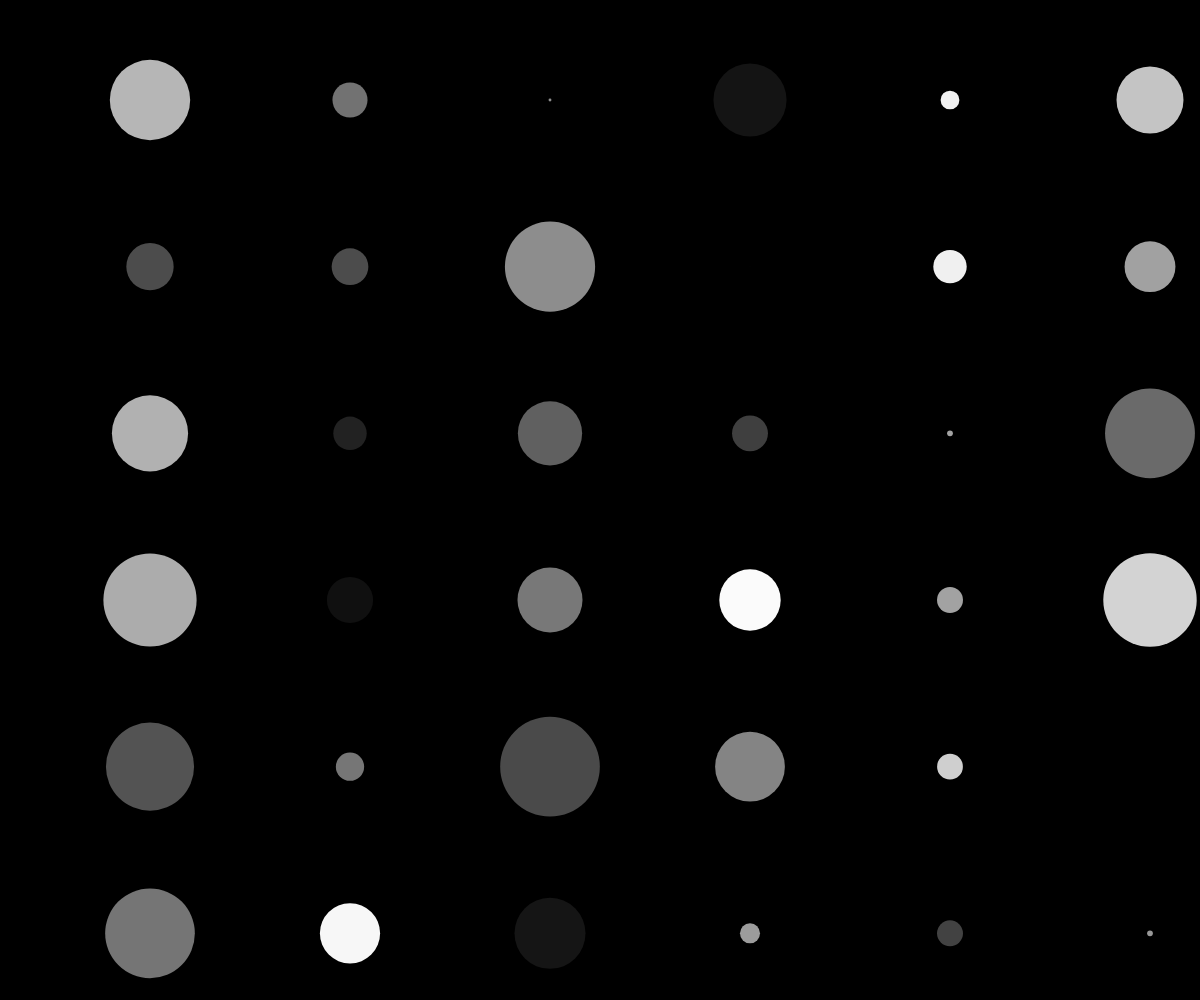
Frame 1 (no input)
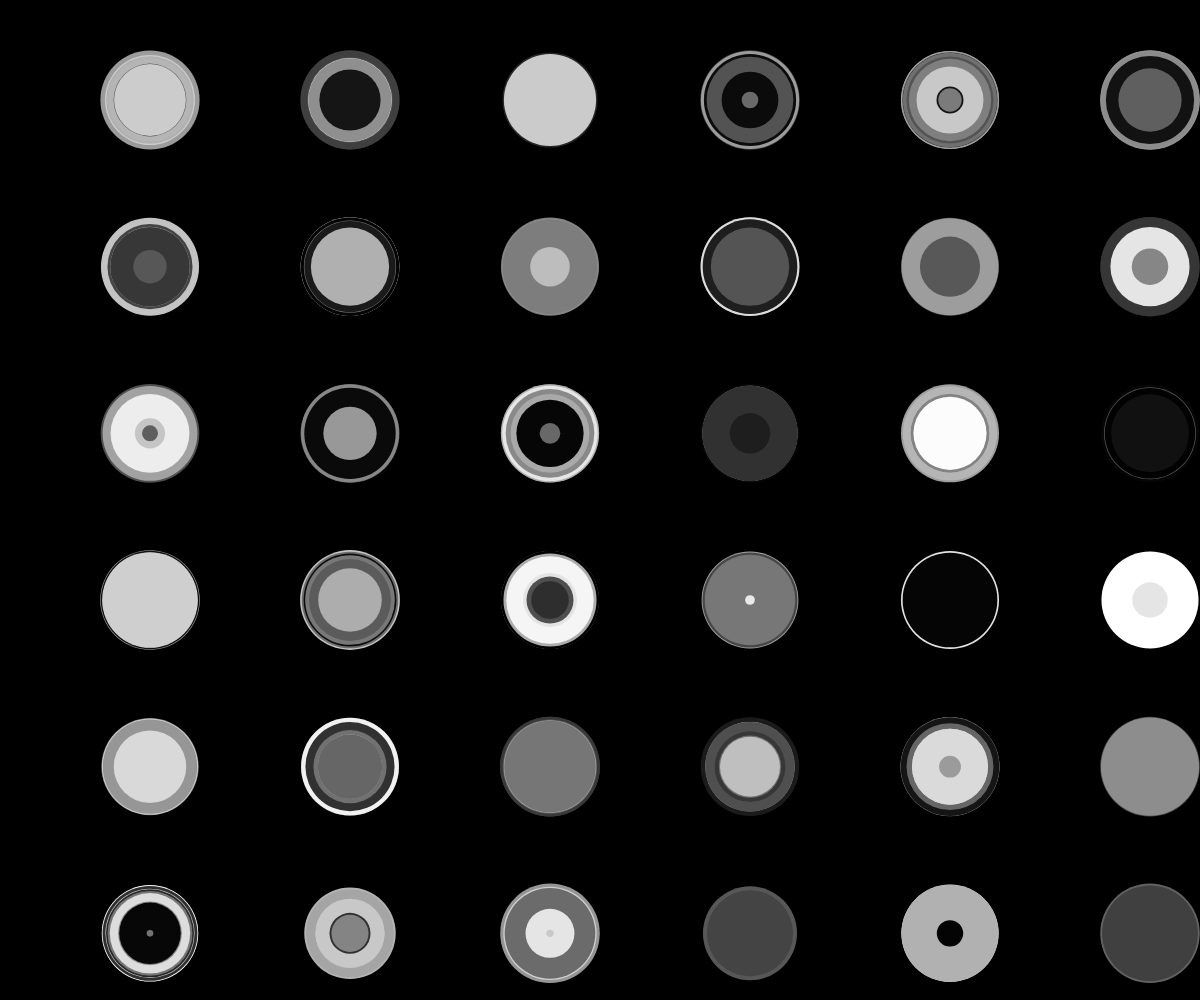
Frame 60 (no input)
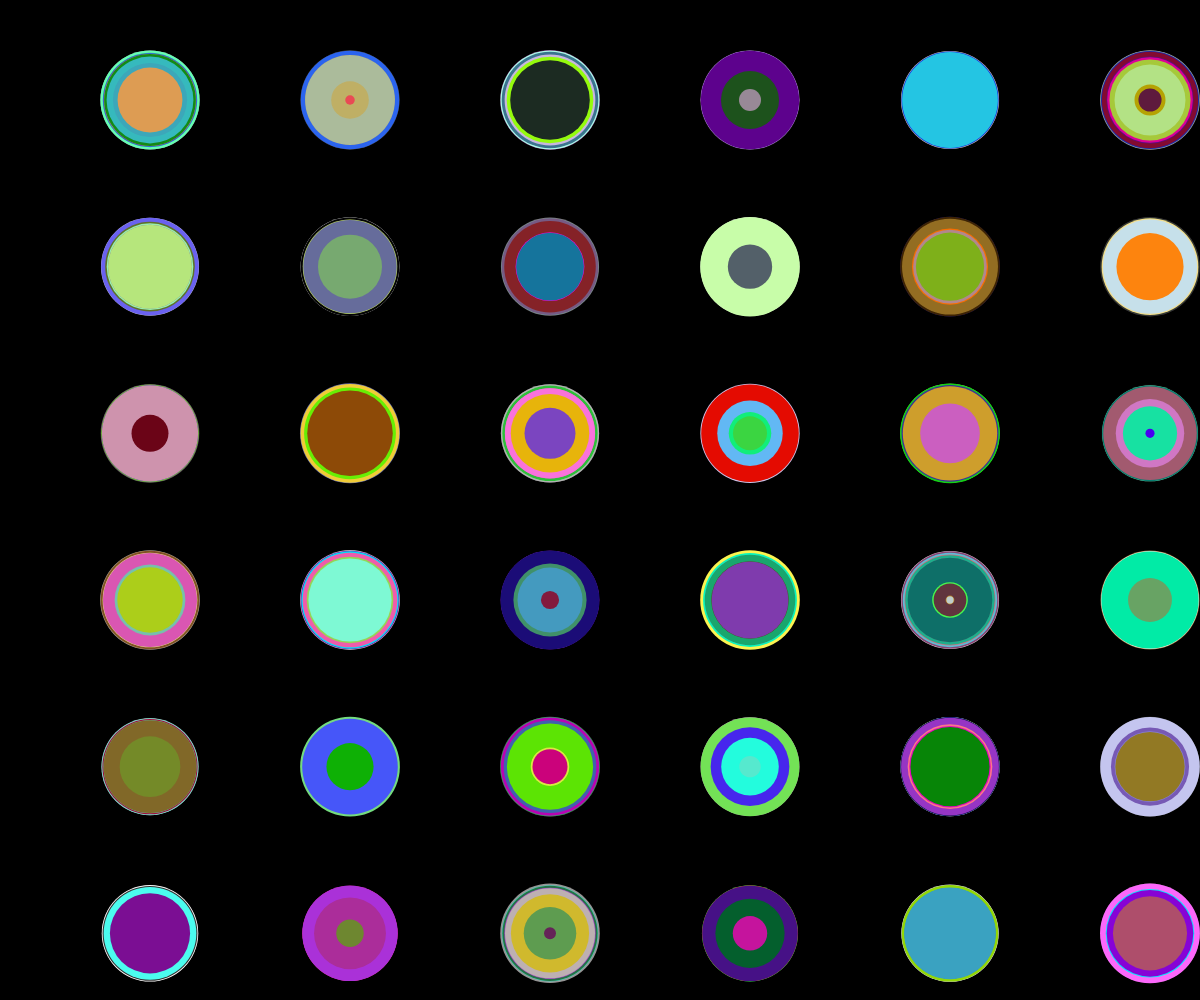
Frame 120 (the mouse pressed at the canvas centre since frame 60)

The p5.js sketch that drew these frames (run headless with seeded random() and noise() and a simulated clock; from frame 60 on, the mouse is pressed at the canvas centre):

// p5.js sketch
// ── sketch.js


function setup() {
createCanvas(windowWidth,windowHeight);
background(0);
frameRate(30);

}

function draw() {

noStroke();
// changing the origin point of the circles and squres to the middle of the shape
ellipseMode(CENTER);
rectMode(CENTER);

// Creating random size circles every 1/6 of the width starting from (150,100) on a Grayscale, if mouseIsPressed create color circles bettwen (0-255)
//
for( let i = 150; i < width; i = i + width/6){
  for( let j = 100; j < height; j = j + height/6){
    let color = random(0,255);
    let rcolor = random(0,255);
    let gcolor = random(0,255);
    let bcolor = random(0,255);
    let z = random(0,100);
    // Left click funtion for changing colors.
    if(mouseIsPressed & mouseButton === LEFT){
      fill(rcolor,gcolor,bcolor);
    }
    else{
      fill(color);
    }
    ellipse(i,j, z, z);
}
}
// Press UP_Arrow for create new circles every 1/3 of the width starting from (351,180);
for( let i = 315; i < width; i = i + width/3){
  for ( let j = 180; j < height; j = j + height/3){
    let rcolor = random(0,255);
    let gcolor = random(0,255);
    let bcolor = random(0,255);
    let z = random(0,50);

    if(keyIsPressed & keyCode == UP_ARROW){
      ellipse(i,j,z,z);
    }
  }
}
// Press DOWN_Arrow for create new circles every 1/3 of the width starting from (630,335)
for( let i = 630; i < width; i = i + width/3){
  for ( let j = 335; j < height; j = j + height/3){
    let rcolor = random(0,255);
    let gcolor = random(0,255);
    let bcolor = random(0,255);
    let z = random(0,50);

    if(keyIsPressed & keyCode == DOWN_ARROW){
      ellipse(i,j,z,z);
    }
  }
}
// Press RIGHT_Arrow for create new squares every 1/3 of the width starting from (630,180)
for( let i = 630; i < width; i = i + width/3){
  for ( let j = 180; j < height; j = j + height/3){
    let rcolor = random(0,255);
    let gcolor = random(0,255);
    let bcolor = random(0,255);
    let z = random(0,50);

    if(keyIsPressed & keyCode == RIGHT_ARROW){
      rect(i,j,z,z);
    }
  }
}
// Press LEFT_Arrow for create new squares every 1/3 of the width starting from (315,335)
for( let i = 315; i < width; i = i + width/3){
  for ( let j = 335; j < height; j = j + height/3){
    let rcolor = random(0,255);
    let gcolor = random(0,255);
    let bcolor = random(0,255);
    let z = random(0,50);

    if(keyIsPressed & keyCode == LEFT_ARROW){
      rect(i,j,z,z);
    }
  }
}


}
